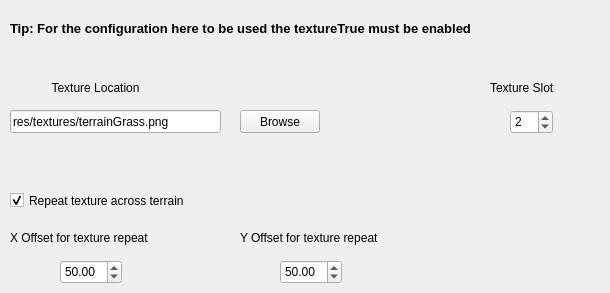
      <widget class="QWidget" name="texture">
       <attribute name="title">
        <string>Texture</string>
       </attribute>
       <widget class="QPushButton" name="textureLocationBrowse">
        <property name="geometry">
         <rect>
          <x>240</x>
          <y>110</y>
          <width>80</width>
          <height>23</height>
         </rect>
        </property>
        <property name="text">
         <string>Browse</string>
        </property>
       </widget>
       <widget class="QLineEdit" name="textureLocation">
        <property name="geometry">
         <rect>
          <x>10</x>
          <y>110</y>
          <width>211</width>
          <height>23</height>
         </rect>
        </property>
        <property name="text">
         <string>res/textures/terrainGrass.png</string>
        </property>
       </widget>
       <widget class="QLabel" name="textureLocationLabel">
        <property name="geometry">
         <rect>
          <x>20</x>
          <y>80</y>
          <width>151</width>
          <height>16</height>
         </rect>
        </property>
        <property name="text">
         <string>Texture Location</string>
        </property>
        <property name="alignment">
         <set>Qt::AlignCenter</set>
        </property>
       </widget>
       <widget class="QLabel" name="textureTip">
        <property name="geometry">
         <rect>
          <x>10</x>
          <y>20</y>
          <width>591</width>
          <height>16</height>
         </rect>
        </property>
        <property name="font">
         <font>
          <pointsize>10</pointsize>
          <weight>75</weight>
          <bold>true</bold>
         </font>
        </property>
        <property name="text">
         <string>Tip: For the configuration here to be used the textureTrue must be enabled</string>
        </property>
       </widget>
       <widget class="QCheckBox" name="textureRepeat">
        <property name="geometry">
         <rect>
          <x>10</x>
          <y>190</y>
          <width>221</width>
          <height>21</height>
         </rect>
        </property>
        <property name="text">
         <string>Repeat texture across terrain</string>
        </property>
        <property name="checked">
         <bool>true</bool>
        </property>
       </widget>
       <widget class="QDoubleSpinBox" name="xTextureRepeatPffset">
        <property name="geometry">
         <rect>
          <x>60</x>
          <y>260</y>
          <width>62</width>
          <height>24</height>
         </rect>
        </property>
        <property name="minimum">
         <double>10.000000000000000</double>
        </property>
        <property name="maximum">
         <double>1000.000000000000000</double>
        </property>
        <property name="value">
         <double>50.000000000000000</double>
        </property>
       </widget>
       <widget class="QDoubleSpinBox" name="yTextureRepeatOffset">
        <property name="geometry">
         <rect>
          <x>280</x>
          <y>260</y>
          <width>62</width>
          <height>24</height>
         </rect>
        </property>
        <property name="minimum">
         <double>10.000000000000000</double>
        </property>
        <property name="maximum">
         <double>1000.000000000000000</double>
        </property>
        <property name="value">
         <double>50.000000000000000</double>
        </property>
       </widget>
       <widget class="QLabel" name="xTextureRepeatOffsetLabel">
        <property name="geometry">
         <rect>
          <x>10</x>
          <y>230</y>
          <width>181</width>
          <height>16</height>
         </rect>
        </property>
        <property name="text">
         <string>X Offset for texture repeat</string>
        </property>
       </widget>
       <widget class="QLabel" name="yTextureRepeatOffsetLabel">
        <property name="geometry">
         <rect>
          <x>240</x>
          <y>230</y>
          <width>181</width>
          <height>16</height>
         </rect>
        </property>
        <property name="text">
         <string>Y Offset for texture repeat</string>
        </property>
       </widget>
       <widget class="QSpinBox" name="textureSlot">
        <property name="geometry">
         <rect>
          <x>510</x>
          <y>110</y>
          <width>43</width>
          <height>24</height>
         </rect>
        </property>
        <property name="value">
         <number>2</number>
        </property>
       </widget>
       <widget class="QLabel" name="textureSlotLabel">
        <property name="geometry">
         <rect>
          <x>490</x>
          <y>80</y>
          <width>81</width>
          <height>16</height>
         </rect>
        </property>
        <property name="text">
         <string>Texture Slot</string>
        </property>
       </widget>
      </widget>
